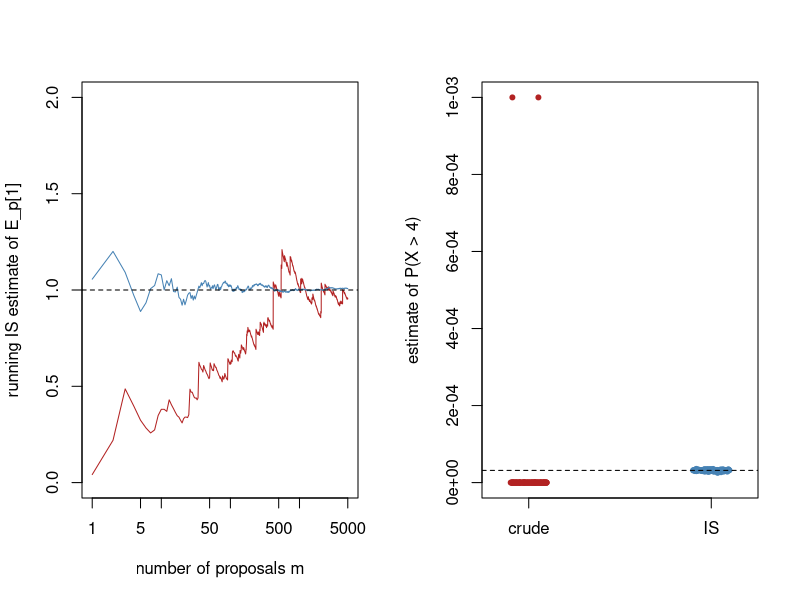

This chart was generated by the following R code:
# Importance sampling: running estimates with a good and a bad proposal, and the
# estimation of the rare event probability P(X > 4) for X ~ N(0, 1).
set.seed(0)
alpha <- 0.5; beta <- 2.5; n <- 5000
run_est <- function(a, b) {
  y <- rgamma(n, shape = a, rate = b)
  w <- dgamma(y, alpha, beta) / dgamma(y, a, b)   # importance weights p / q
  cumsum(w) / seq_len(n)                          # running estimate of E_p[1] = 1
}
par(mfrow = c(1, 2))
plot(run_est(2, 2), type = "l", log = "x", col = "firebrick", ylim = c(0, 2),
     xlab = "number of proposals m", ylab = "running IS estimate of E_p[1]")
lines(run_est(0.5, 1), col = "steelblue")
abline(h = 1, lty = 2)

x0 <- 4; m <- 1000
crude <- replicate(100, mean(rnorm(m) > x0))
is <- replicate(100, {
  y <- rnorm(m, mean = x0)
  w <- dnorm(y) / dnorm(y, mean = x0)
  mean(w * (y > x0))
})
stripchart(list(crude = crude, IS = is), vertical = TRUE, method = "jitter", pch = 20,
           col = c("firebrick", "steelblue"), ylab = "estimate of P(X > 4)")
abline(h = pnorm(x0, lower.tail = FALSE), lty = 2)
c(sd(crude), sd(is))
